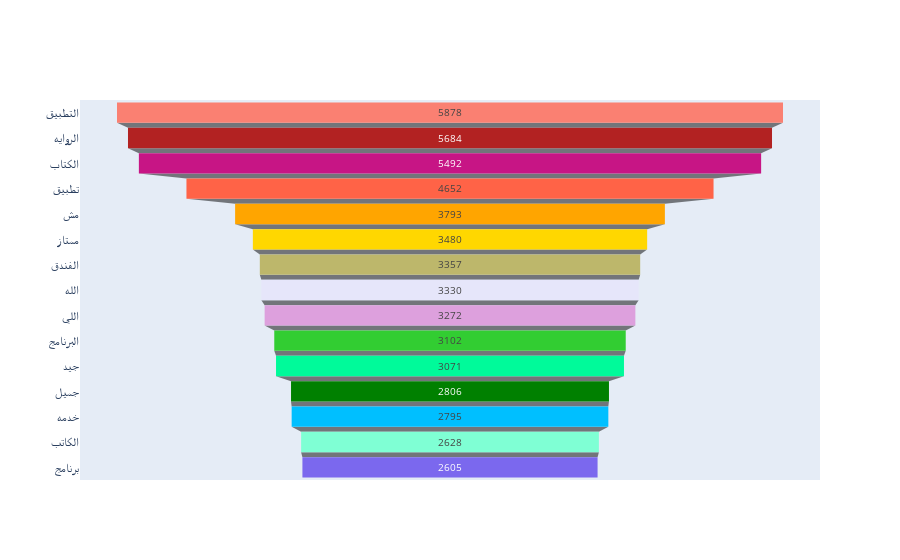

The notebook cell this image was saved under:
### Code cell
go_figure(data=MostFrequentWordDF)

### Figure 1 — Plotly figure (JSON) as saved in the notebook; plotly's stock layout.template omitted (floating-point values rounded to 4 significant figures)
{"data": [{"marker": {"color": ["Salmon", "FireBrick", "MediumVioletRed", "Tomato", "Orange", "Gold", "DarkKhaki", "Lavender", "Plum", "LimeGreen", "MediumSpringGreen", "Green", "DeepSkyBlue", "Aquamarine", "MediumSlateBlue"]}, "type": "funnel", "x": [5878, 5684, 5492, 4652, 3793, 3480, 3357, 3330, 3272, 3102, 3071, 2806, 2795, 2628, 2605], "y": ["التطبيق", "الروايه", "الكتاب", "تطبيق", "مش", "ممتاز", "الفندق", "الله", "اللي", "البرنامج", "جيد", "جميل", "خدمه", "الكاتب", "برنامج"]}], "layout": {}}
